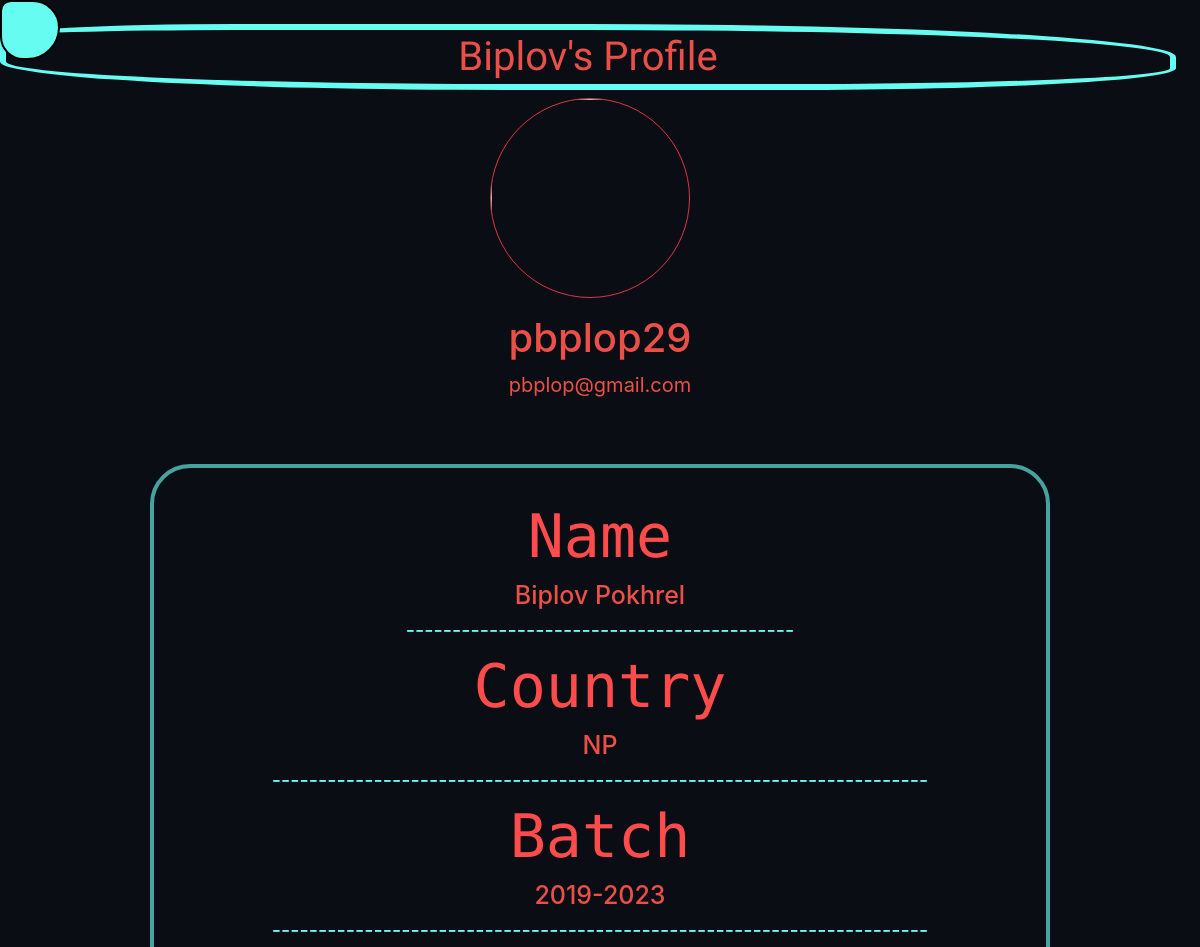
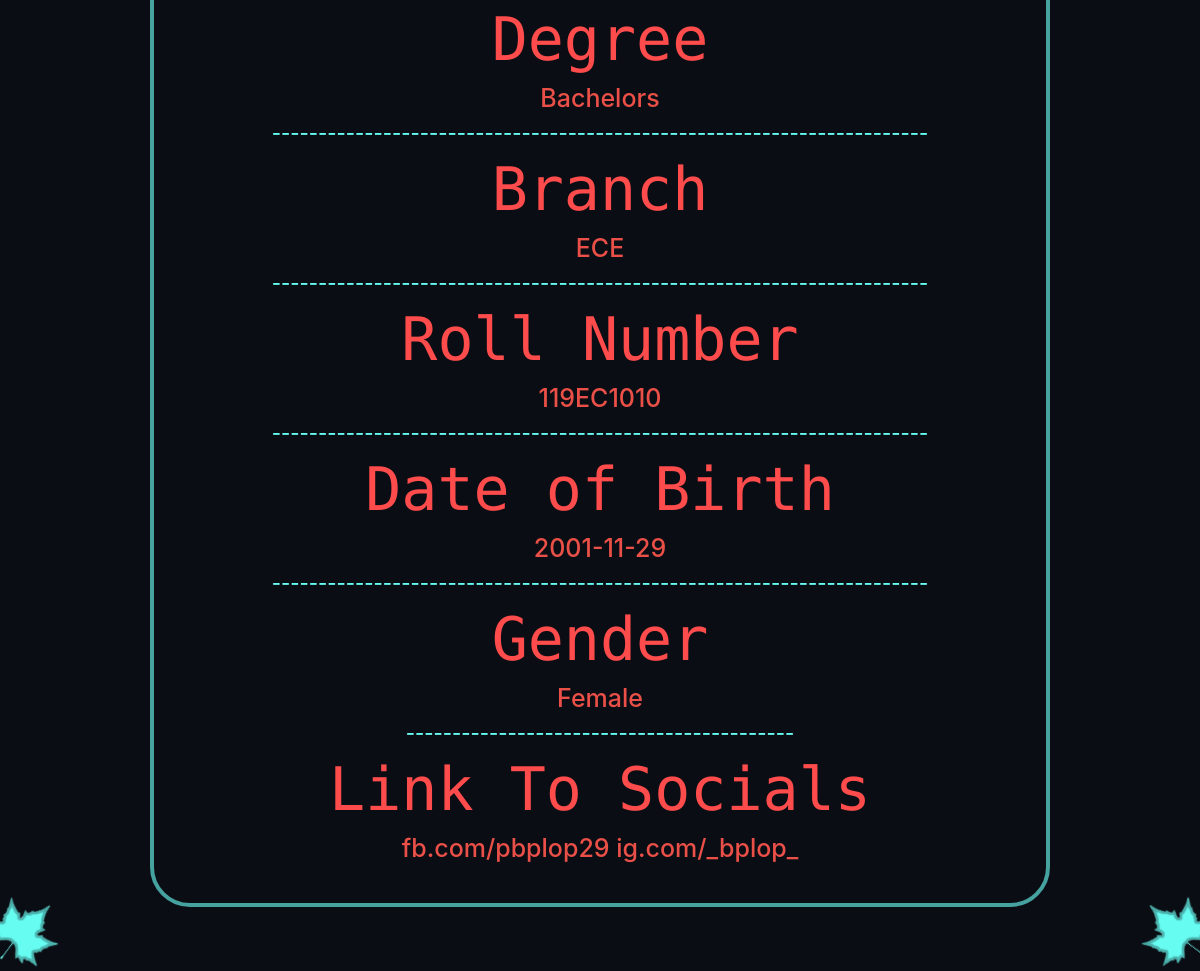
The app's page /profile (signed in) with its own data (2 pictures, top to bottom).
### main/models.py (models this page shows)
class User(db.Model, UserMixin):
    id = db.Column(db.Integer, primary_key=True)
    username = db.Column(db.String(120), unique=True, nullable=False)
    email = db.Column(db.String(20), unique=True, nullable=False)
    fname = db.Column(db.String(120), unique=False, nullable=False)
    mname = db.Column(db.String(120), unique=False, nullable=True)
    lname = db.Column(db.String(120), unique=False, nullable=False)
    batch = db.Column(db.String(120), unique=False, nullable=False)
    degree = db.Column(db.String(120), unique=False, nullable=False)
    branch = db.Column(db.String(120), unique=False, nullable=False)
    rollno = db.Column(db.String(120), unique=True, nullable=False)
    country = db.Column(db.String(120), unique=False, nullable=False)
    social = db.Column(db.String(500), unique=False, nullable=True)
    birthdate = db.Column(db.String(120), unique=False, nullable=False)
    gender = db.Column(db.String(120), unique=False, nullable=False)
    age = db.Column(db.String(120), unique=False, nullable=False)
    password = db.Column(db.String(100), unique=False, nullable=False)
    image_file = db.Column(db.String(20), nullable = False, default = 'default.jpg')

### main/routes.py (the view)
@app.route("/profile")
@login_required
def profile():
    image_file = url_for ('static', filename='pp/' + current_user.image_file)
    return render_template("profile.html", title_given="General", image_file=image_file)

### main/models.py (called while the page is built)
@login_manager.user_loader
def load_user(user_id):
    return User.query.get(int(user_id))

### main/templates/profile.html
{% extends "layout.html" %} {% block content %}
<h1 class='welcome'> {{current_user.fname}}'s Profile</h1>
<div class="content-section">
        <img class=" border  border-danger rounded-circle account-img" src={{ image_file }}>
        <div class="media-body">
            <h2 class="account-username">{{current_user.username}}</h2>
            <p class="account-email">{{current_user.email}}</p>
        </div>
</div>
<div class = 'account-info'>
    <h1 class = 'info-label'> Name</h1>
    <h2 class = 'info-detail'> {{current_user.fname}} {{current_user.mname}} {{current_user.lname}}</h2>
    <h3 class = 'info-line'>------------------------------------------</h3>
    <h1 class = 'info-label'>Country</h1>
    <h2 class = 'info-detail'>{{current_user.country}}</h2>
    <h3 class = 'info-line'>-----------------------------------------------------------------------</h3>
    <h1 class = 'info-label'>Batch</h1>
    <h2 class = 'info-detail'>{{current_user.batch}}</h2>
    <h3 class = 'info-line'>-----------------------------------------------------------------------</h3>
    <h1 class = 'info-label'>Degree</h1>
    <h2 class = 'info-detail'>{{current_user.degree}}</h2>
    <h3 class = 'info-line'>-----------------------------------------------------------------------</h3>
    <h1 class = 'info-label'>Branch</h1>
    <h2 class = 'info-detail'>{{current_user.branch}}</h2>
    <h3 class = 'info-line'>-----------------------------------------------------------------------</h3>
    <h1 class = 'info-label'>Roll Number</h1>
    <h2 class = 'info-detail'>{{current_user.rollno}}</h2>
    <h3 class = 'info-line'>-----------------------------------------------------------------------</h3>
    <h1 class = 'info-label'>Date of Birth</h1>
    <h2 class = 'info-detail'>{{current_user.birthdate}}</h2>
    <h3 class = 'info-line'>-----------------------------------------------------------------------</h3>
    <h1 class = 'info-label'>Gender</h1>
    <h2 class = 'info-detail'>{{current_user.gender}}</h2>
    <h3 class = 'info-line'>------------------------------------------</h3>
    <h1 class = 'info-label'>Link To Socials</h1>
    <h2 class='info-detail'>{{current_user.social}}</h2>
</div>
{% endblock content %}

### main/static/main.css (style rules this page uses)
html { scroll-behavior: smooth; }
body { background-color: #0A0E14; }
.welcome { padding:3px; text-align: center; color:#EA5048; font-family: 'Indie Flower'; border:6px solid #66FCF1; border-radius: 20% 50% 33% 43%; width:100%; max-width:98%; z-index: 0.9; }
.account-img { height: 200px; width: 200px; margin-right: 20px; margin-bottom: 16px; }
.account-username { color:#EA5048; font-size: 40px; }
.account-email { color:#EA5048; font-size:20px; }
.content-section { text-align: center; }
.account-info { max-width:900px; margin: 4rem auto; border:4px solid #46A29F; padding:2rem; text-align:center; border-radius: 40px; }
.info-label { color: #FE4C4C; text-align: center; font-family: 'Ubuntu Mono', monospace; font-size:60px; }
.info-detail { color: #EA5048; text-align: center; font-size: 25px; }
.info-line { color: #66FCF1; text-align: center; font-size: 20px; }

### records on screen
User: fname "Biplov", username "pbplop29", email "pbplop@gmail.com", lname "Pokhrel", country "NP", batch "2019-2023", degree "Bachelors", branch "ECE", rollno "119EC1010", birthdate "2001-11-29", gender "Female", social "fb.com/pbplop29 ig.com/_bplop_"
